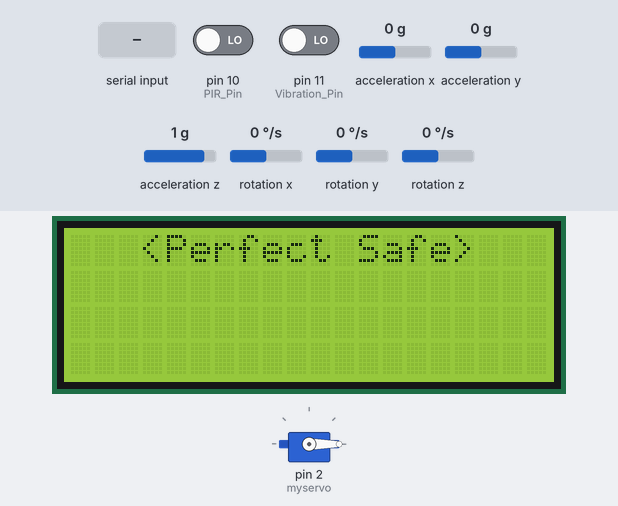
A sketch run on a simulated Arduino Uno, built with avr-gcc and run on an emulated ATmega328P. Parts: servo, 20×4 character LCD. Wiring (inferred from the names in the program): MPU-6050 motion sensor at I2C address 0x68. The inputs (shaded band) are chosen by the test bench; at power-on: pin 10 (PIR_Pin) LOW, pin 11 (Vibration_Pin) LOW, acceleration x 0 g, acceleration y 0 g, acceleration z 1 g, rotation x 0 °/s, rotation y 0 °/s, rotation z 0 °/s. What the sketch prints to the serial monitor is not drawn.

Above: at 1.2 s.
1.3 s: "1" received over the second serial link
At 4.0 s:
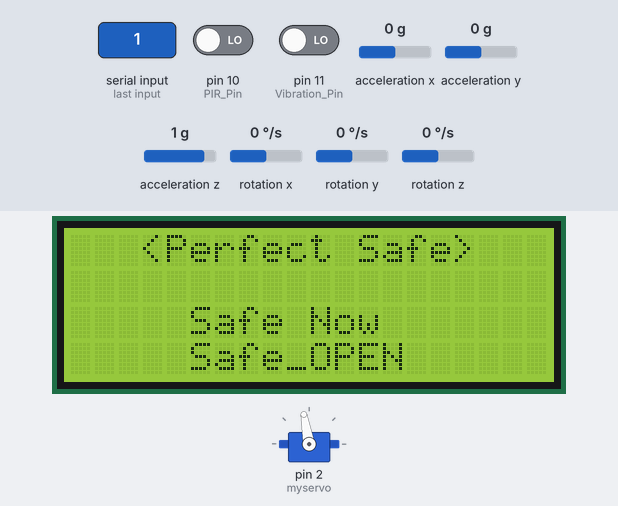
7.1 s: pin 10 (PIR_Pin) driven HIGH
At 10.1 s:
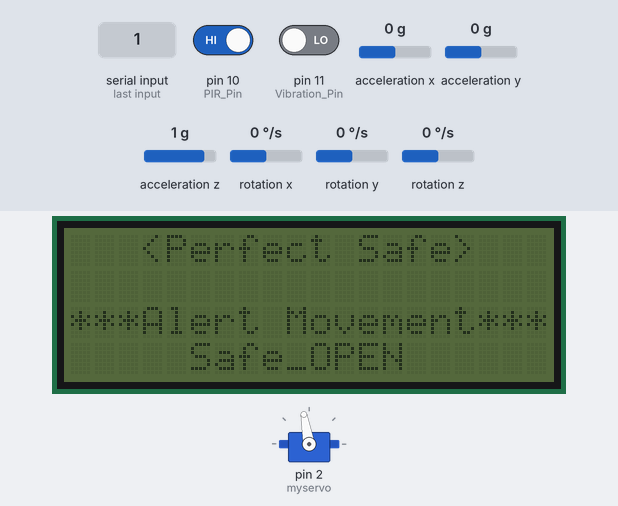
10.4 s: "0" received over the second serial link
At 16.6 s:
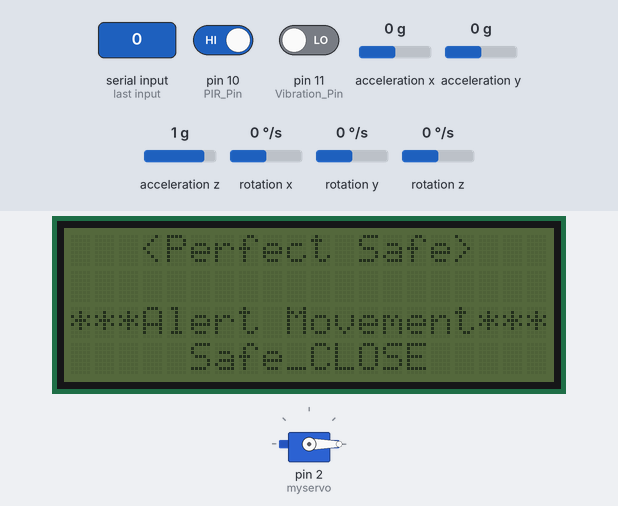
17.0 s: "2" received over the second serial link
At 20.9 s:
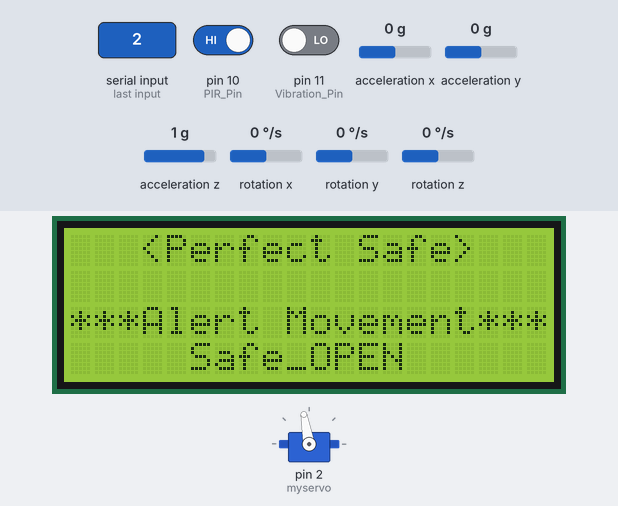
23.6 s: pin 10 (PIR_Pin) driven LOW
At 26.6 s:
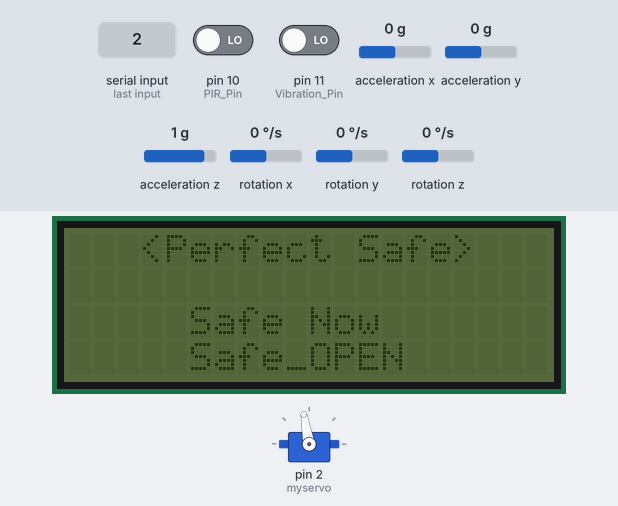
26.9 s: "1" received over the second serial link
At 31.2 s:
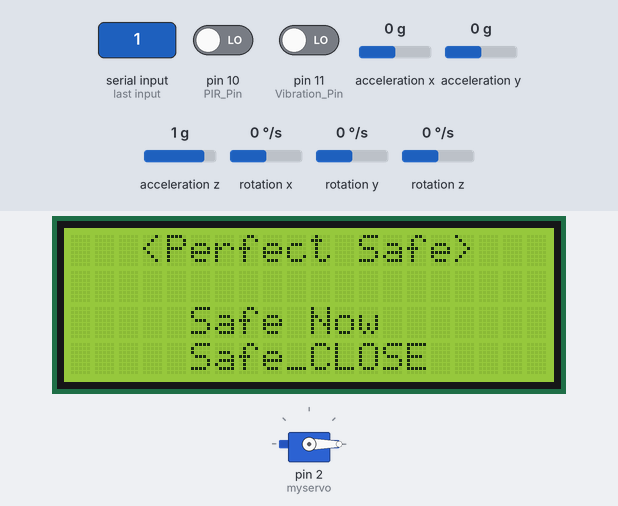
Timing chart, 0 to 32.7 s (numbered marks = the images above; inputs shaded):
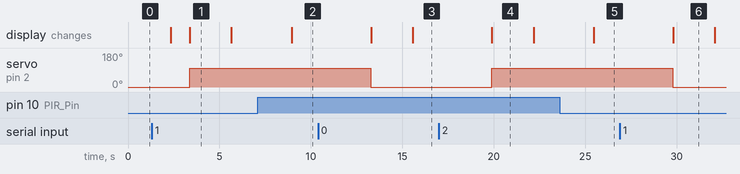

Measured:
- after the input at 1.3 s, servo on pin 2 (myservo): 0° → 100° after 2.1 s; the display: first differs from a run without the input after 2.1 s (image 1)
- after the input at 7.1 s, the display: changes after 1.9 s (image 2)
- after the input at 10.4 s, servo on pin 2 (myservo): 100° → 0° after 2.9 s; the display: first changes after 2.9 s (image 3 shows a later state)
- after the input at 17.0 s, servo on pin 2 (myservo): 0° → 100° after 2.9 s; the display: changes after 2.9 s (image 4)
- after the input at 23.6 s, the display: changes after 1.9 s (image 5)
- after the input at 26.9 s, servo on pin 2 (myservo): 100° → 0° after 2.9 s; the display: changes after 2.9 s (image 6)
- what the display in image 1 shows lasts 2.3 s, from 3.4 s to 5.7 s

The sketch:

sketch_Final.ino
```cpp
#include <SoftwareSerial.h> //시리얼 통신 라이브러리 호출
#include <Servo.h> //서보모터 라이브러리
#include <Wire.h> //자이로센서 라이브러리
#include <LiquidCrystal_I2C.h> // LCD 라이브러리

#define BT_RXD 13
#define BT_TXD 12
SoftwareSerial bluetooth(BT_RXD, BT_TXD);;  //시리얼 통신을 위한 객체 선언
String myString = ""; // 블루투스 통신으로 받는 문자열


Servo myservo; //서보모터 객체
int state = 1;
int Dig_state;


int PIR_Pin = 10; //PIR 핀 10으로 설정

int Vibration_Pin = 11; //진동센서 핀 11로 설정

const int MPU_addr = 0x68; // 자이로 센서 I2C 주소
int16_t AcX, AcY, AcZ, Tmp, GyX, GyY, GyZ;


LiquidCrystal_I2C lcd(0x27, 20, 4); // LCD 시작주소

void setup()
{
  //서보모터
  myservo.attach(2);   //서보모터 시그널 핀 번호 설정
  myservo.write(0);     //서보모터 초기 각도 0도 설정

  //진동 센서
  pinMode(Vibration_Pin, INPUT); //진동센서 핀 입력

  //자이로 센서
  Wire.begin();
  Wire.beginTransmission(MPU_addr);
  Wire.write(0x6B);  // PWR_MGMT_1 register
  Wire.write(0);     // set to zero (wakes up the MPU-6050)
  Wire.endTransmission(true);

  //LCD
  lcd.init();
  lcd.backlight();

  Serial.begin(9600);
  bluetooth.begin(9600); //블루투스 시리얼 개방
}

void loop()
{
  lcd.setCursor(3, 0);
  lcd.print("<Perfect Safe>");

  PIR();
  Vibration();
  Gyro();
  LCD();
  Bluetooth();
  Serial.println(" ");
  Serial.println(" ");


  while (bluetooth.available())
  {
    bluetooth.read();
    if (state == 1) {
      myservo.write(100); //서보모터 각도 100도로 설정
      state = 0;
     Dig_state = 1;

      lcd.backlight();
      lcd.setCursor(5, 3);
      lcd.print("Safe_OPEN  ");
    }
    else {
      myservo.write(0);
      state = 1;
      Dig_state = 0;


      lcd.backlight();
      lcd.setCursor(5, 3);
      lcd.print("Safe_CLOSE");
    }
  }


}


void PIR() //PIR 함수
{

  Serial.println("<<PIR 값>>");

  // 적외선 인체감지 센서에서 값을 읽는다.
  // 막으면 1 , 없으면 0
  int sensor = digitalRead(PIR_Pin);

  if (sensor == 1)
  {
    Serial.print(sensor);
    Serial.println(" = Movement");

  }
  else {
    Serial.print(sensor);
    Serial.println(" = NO Movement");
  }
  Serial.println("--------------------------------------------------------------");

}


void Vibration() //진동 센서 함수
{
  Serial.println("<<진동 값>>");
  long measurement = pulseIn (Vibration_Pin, HIGH);
  Serial.print("measurment(Vibration) = ");
  Serial.println(measurement);

  Serial.println("--------------------------------------------------------------");
}


void Gyro() //자이로 센서 함수
{
  Wire.beginTransmission(MPU_addr);
  Wire.write(0x3B);  // starting with register 0x3B (ACCEL_XOUT_H)
  Wire.endTransmission(false);
  Wire.requestFrom(MPU_addr, 14, true); // request a total of 14 registers

  AcX = Wire.read() << 8 | Wire.read(); // 0x3B (ACCEL_XOUT_H) & 0x3C (ACCEL_XOUT_L)
  AcY = Wire.read() << 8 | Wire.read(); // 0x3D (ACCEL_YOUT_H) & 0x3E (ACCEL_YOUT_L)
  AcZ = Wire.read() << 8 | Wire.read(); // 0x3F (ACCEL_ZOUT_H) & 0x40 (ACCEL_ZOUT_L)
  Tmp = Wire.read() << 8 | Wire.read(); // 0x41 (TEMP_OUT_H) & 0x42 (TEMP_OUT_L)
  GyX = Wire.read() << 8 | Wire.read(); // 0x43 (GYRO_XOUT_H) & 0x44 (GYRO_XOUT_L)
  GyY = Wire.read() << 8 | Wire.read(); // 0x45 (GYRO_YOUT_H) & 0x46 (GYRO_YOUT_L)
  GyZ = Wire.read() << 8 | Wire.read(); // 0x47 (GYRO_ZOUT_H) & 0x48 (GYRO_ZOUT_L)

  Serial.println("<<자이로센서 값>>");
  Serial.print("AcX = "); Serial.print(AcX);
  Serial.print(" | AcY = "); Serial.print(AcY);
  Serial.print(" | AcZ = "); Serial.print(AcZ);
  Serial.print(" | Tmp = "); Serial.print(Tmp / 340.00 + 36.53); //equation for temperature in degrees C from datasheet
  Serial.print(" | GyX = "); Serial.print(GyX);
  Serial.print(" | GyY = "); Serial.print(GyY);
  Serial.print(" | GyZ = "); Serial.println(GyZ);
  Serial.println("--------------------------------------------------------------");

}

void LCD()
{
  int sensor = digitalRead(PIR_Pin);
  long measurement = pulseIn (Vibration_Pin, HIGH);
  GyX = Wire.read() << 8 | Wire.read(); // 0x43 (GYRO_XOUT_H) & 0x44 (GYRO_XOUT_L)
  GyY = Wire.read() << 8 | Wire.read(); // 0x45 (GYRO_YOUT_H) & 0x46 (GYRO_YOUT_L)
  GyZ = Wire.read() << 8 | Wire.read(); // 0x47 (GYRO_ZOUT_H) & 0x48 (GYRO_ZOUT_L)

  if (sensor == 0 && measurement == 0 )
  {
    lcd.noBacklight();
    lcd.setCursor(0, 2);
    lcd.print("     Safe Now       ");


  }
  else if ((sensor == 1) || ( measurement != NULL) && (GyX != NULL || GyY != NULL || GyZ != NULL))
  {
    lcd.backlight();
    lcd.setCursor(0, 2);
    lcd.print("***Alert Movement***");
    lcd.noBacklight();

  }

}


void Bluetooth()
{

  Wire.beginTransmission(MPU_addr);
  Wire.write(0x3B);  // starting with register 0x3B (ACCEL_XOUT_H)
  Wire.endTransmission(false);
  Wire.requestFrom(MPU_addr, 14, true); // request a total of 14 registers

  int Dig_PIR = digitalRead(10);
  int Dig_Vib = pulseIn (Vibration_Pin, HIGH);
  int Dig_GyX = Wire.read() << 8 | Wire.read();
  int Dig_GyY = Wire.read() << 8 | Wire.read();
  int Dig_GyZ = Wire.read() << 8 | Wire.read();


  String Dig_ALL = String(Dig_state)+ "/"  + String(Dig_Vib) + "/" + String(Dig_GyX) + "/" + String(Dig_GyY) + "/" + String(Dig_GyZ)+ "/" + String(Dig_PIR);
  Serial.println(Dig_ALL);
  bluetooth.println(Dig_ALL);


 /*

  bluetooth.print("Servo: ");
  bluetooth.println(Dig_state);
  bluetooth.print("PIR: ");
  bluetooth.println(Dig_PIR);
  bluetooth.print("Vib: ");
  bluetooth.println(Dig_Vib);
  bluetooth.print("Gyro: ");
  bluetooth.print(Dig_GyX);
  bluetooth.print(", ");
  bluetooth.print(Dig_GyY);
  bluetooth.print(", ");
  bluetooth.println(Dig_GyZ);

 */


}
```
